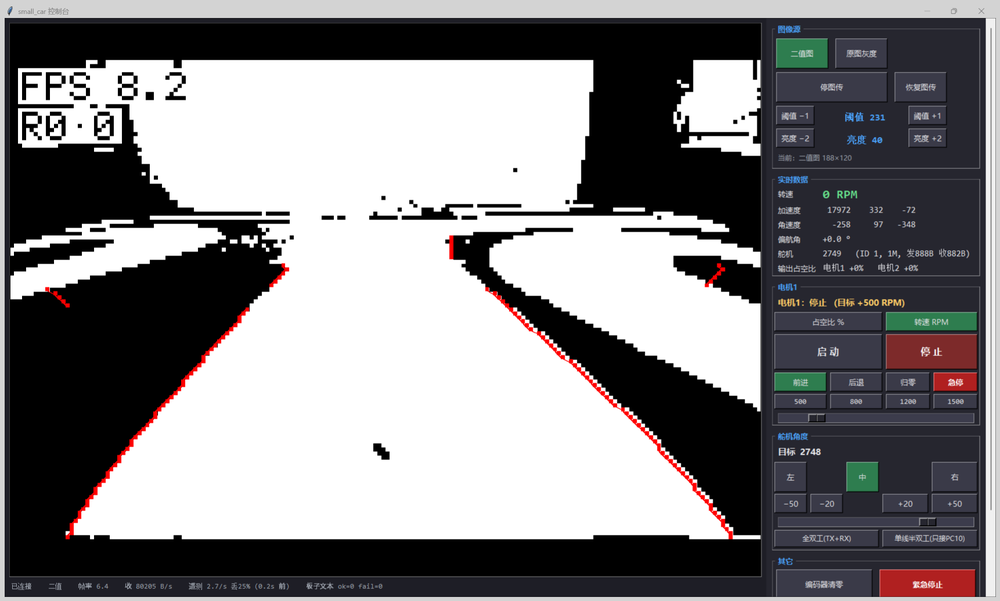
#> input picture tools/ui_t255.png, 1000 x 601 px, shrunk from 1723 x 1035 before the run, found by its file name
$ python edge_check.py
#> lines starting #> are read from the running program, lines starting #| are printed output that depends on the picture; after the words box and inside, x2 and y2 are one past the last pixel; in counts of white or black regions, pixels touching at a corner belong together
import sys
import numpy as np
from PIL import Image

p = r'C:\Users\SHUIGUI\Documents\small_car\tools\ui_t255.png'
im = Image.open(p).convert('RGB')
a = np.asarray(im).astype(np.int16)
H, W, _ = a.shape
#> H = 601; W = 1000

R, G, B = a[:, :, 0], a[:, :, 1], a[:, :, 2]
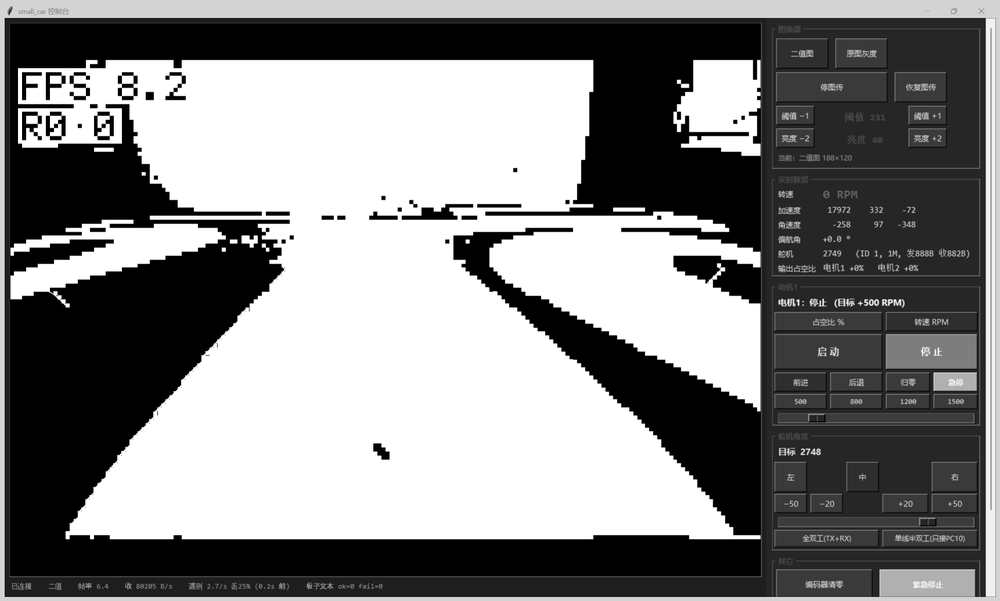
#> R: shape (601, 1000) int16; min 0, max 255, mean 130.3
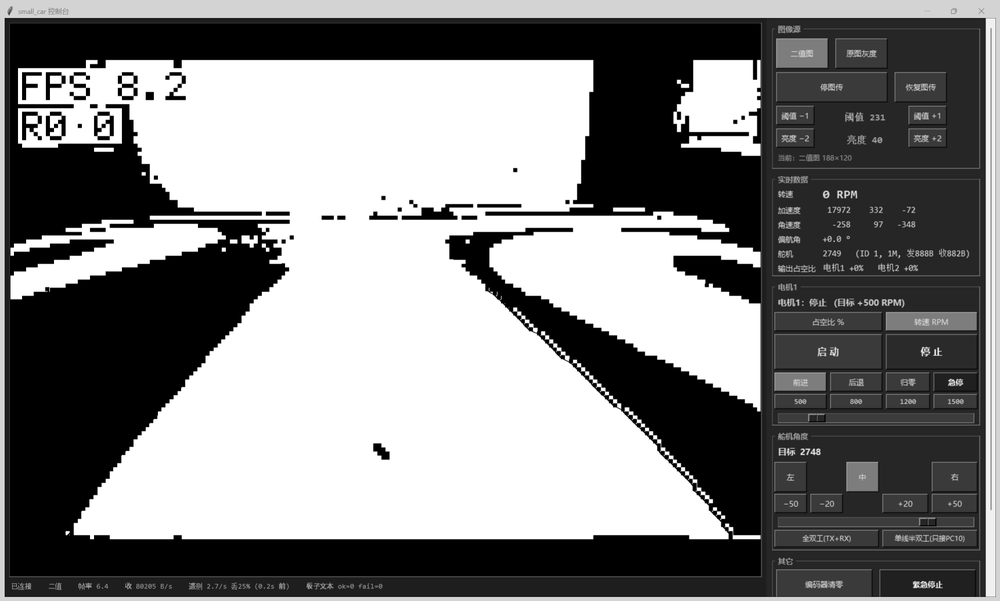
#> G: shape (601, 1000) int16; min 0, max 255, mean 128.7
red = (R > 140) & (G < 110) & (B < 110)
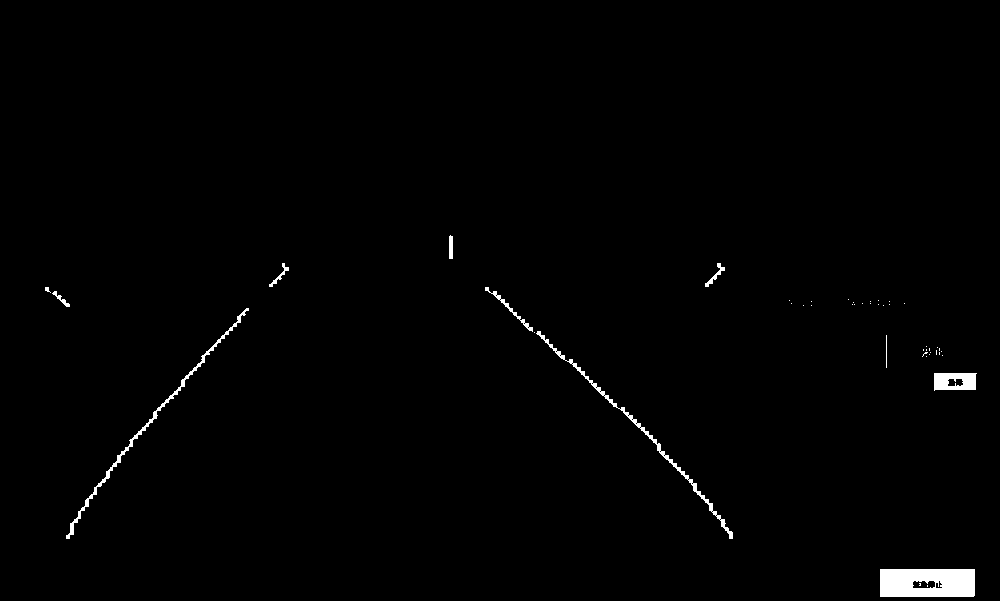
#> red: shape (601, 1000) bool; 0.96% white; 46 white regions (35 under 20 px), largest, box (x1, y1, x2, y2) and area: (880, 569, 975, 597) 2500, (536, 331, 733, 539) 973, (66, 308, 249, 539) 962

# 1) 找图像区：纯黑(0,0,0) 与 纯白(255,255,255) 组成的大矩形
pureblack = (R == 0) & (G == 0) & (B == 0)
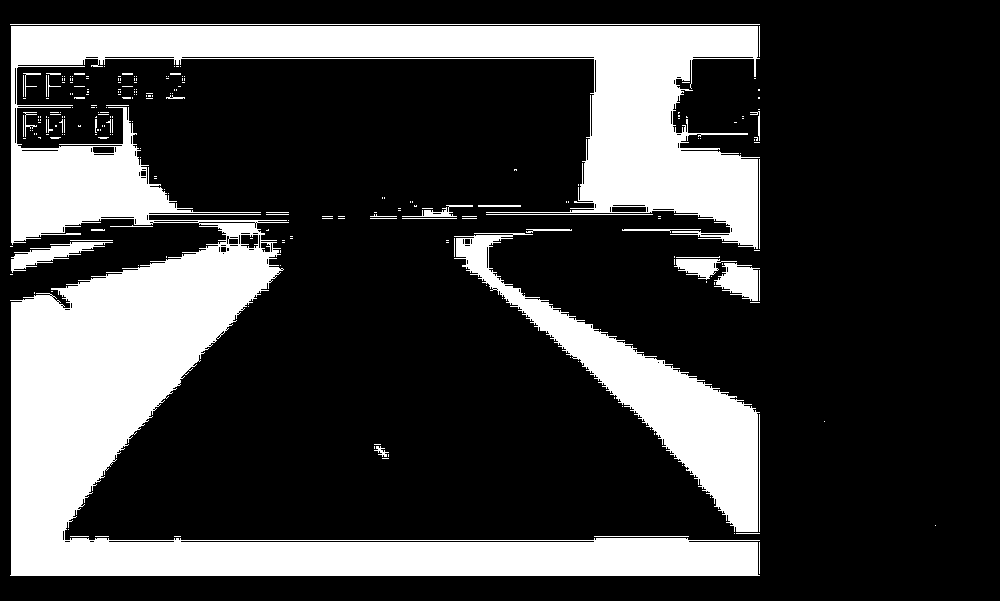
#> pureblack: shape (601, 1000) bool; 25.3% white; 252 white regions (207 under 20 px), largest, box (x1, y1, x2, y2) and area: (10, 26, 760, 576) 126493, (454, 233, 760, 532) 18980, (11, 242, 113, 273) 1124
purewhite = (R == 255) & (G == 255) & (B == 255)
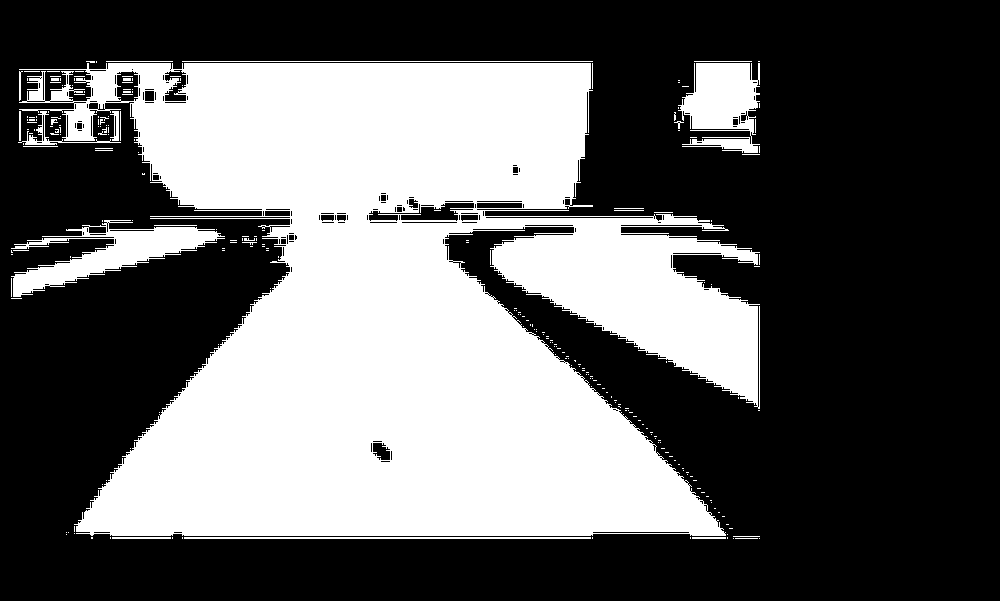
#> purewhite: shape (601, 1000) bool; 38.4% white; 249 white regions (223 under 20 px), largest, box (x1, y1, x2, y2) and area: (19, 63, 760, 536) 216909, (11, 220, 225, 297) 5743, (678, 63, 760, 153) 4915
content = pureblack | purewhite
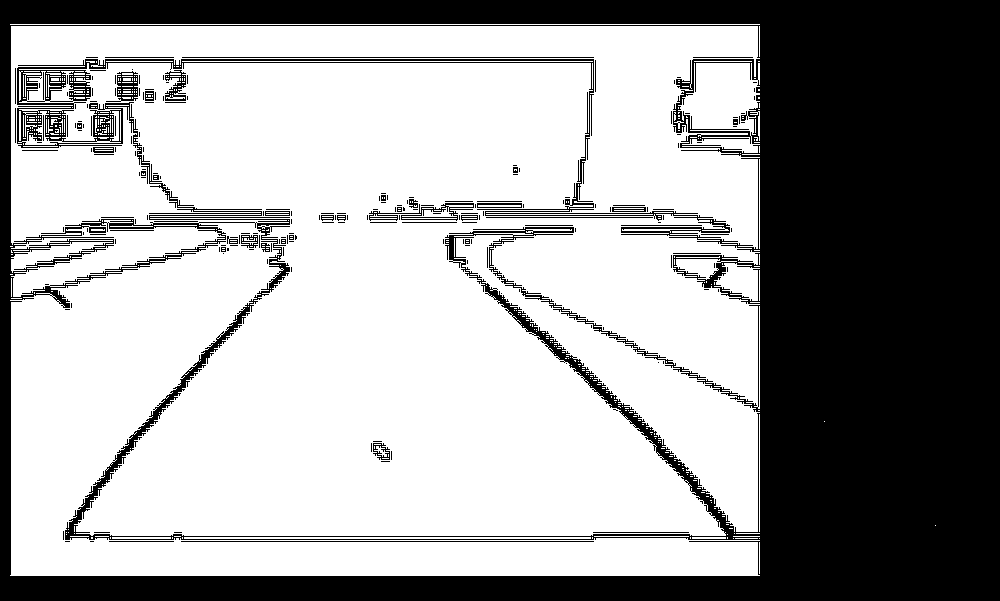
#> content: shape (601, 1000) bool; 63.7% white; 218 black regions (162 under 20 px), largest, box (x1, y1, x2, y2) and area: (0, 0, 1000, 601) 212445, (369, 203, 474, 221) 532, (181, 541, 594, 542) 413

# 逐行统计 content 的连续跨度，取最宽的那一段（=图传区域）
best = None
for y in range(H):
    xs = np.where(content[y])[0]
    if len(xs) < 100:
        continue
    x0, x1 = xs.min(), xs.max()
    span = x1 - x0
    if best is None or span > best[0]:
        best = (span, x0, x1, y)
#> this loop made 601 passes
#> (x0, x1, span, best) on passes 25, 422, 526: (10, 759, 749, (749, 10, 759, 24)), (11, 824, 813, (813, 11, 824, 421)), (11, 935, 924, (924, 11, 935, 525))
#> (x0, x1, span) on passes 27 to 32: (11, 759, 748), (11, 759, 748), (11, 759, 748), (11, 759, 748), (11, 759, 748), (11, 759, 748)
span, x0, x1, ytop = best
#> ytop = 525

# 找纵向范围：在该 x 范围内，content 覆盖的行
colslice = content[:, x0:x1 + 1]
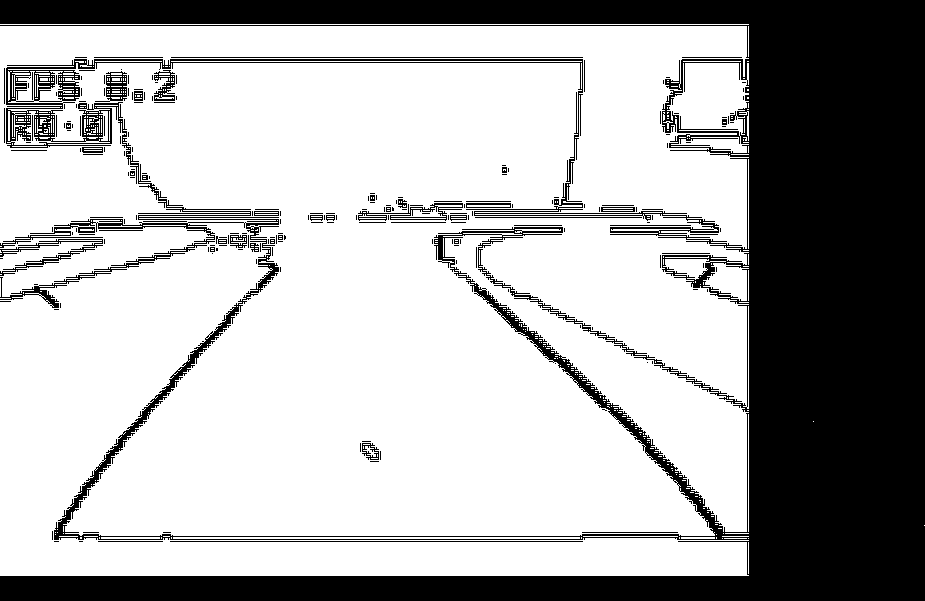
#> colslice: shape (601, 925) bool; 68.9% white; 221 black regions (164 under 20 px), largest, box (x1, y1, x2, y2) and area: (0, 0, 925, 601) 166669, (0, 239, 103, 276) 692, (358, 203, 463, 221) 532
rowcov = colslice.mean(axis=1)
#> rowcov = 601 values, max 0.81 at index 24, min 0 at index 0, mean 0.689
ys = np.where(rowcov > 0.5)[0]
#> ys = 539 values from 24 to 575
y0, y1 = ys.min(), ys.max()
#> y0 = 24; y1 = 575

print('图像区: x %d..%d  y %d..%d   (%dx%d)' % (x0, x1, y0, y1, x1 - x0 + 1, y1 - y0 + 1))
#| 图像区: x 11..935  y 24..575   (925x552)
CW, CH = 188, 120
sx = (x1 - x0 + 1) / CW
#> sx = 4.92
sy = (y1 - y0 + 1) / CH
#> sy = 4.6
print('每列 %.2f px, 每行 %.2f px' % (sx, sy))
#| 每列 4.92 px, 每行 4.60 px

# 2) 逐逻辑行：还原二值，取红点，比较
print('\nrow  left_red right_red   white_runs(起-止)          判定')
bad_l = bad_r = 0
for r in range(0, CH, 6):
    ys0 = int(y0 + r * sy)
    ys1 = int(y0 + (r + 1) * sy)
    row = a[ys0:ys1, x0:x1 + 1]
    rr = (row[:, :, 0] > 140) & (row[:, :, 1] < 110) & (row[:, :, 2] < 110)
    ww = row[:, :, 0] > 200      # 近白
    # 红点所在的逻辑列
    cols_red = np.where(rr.mean(axis=0) > 0.05)[0]
    left_red = right_red = None
    if len(cols_red):
        cl = [c / sx for c in cols_red]
        left_red, right_red = min(cl), max(cl)
    # 该行白像素的连续段（逻辑列）
    wcol = ww.mean(axis=0) > 0.5
    runs = []
    s = None
    for i, v in enumerate(wcol):
        if v and s is None:
            s = i
        elif (not v) and s is not None:
            runs.append((s / sx, (i - 1) / sx))
            s = None
    if s is not None:
        runs.append((s / sx, (len(wcol) - 1) / sx))
    runs = [(round(x, 1), round(y, 1)) for x, y in runs if (y - x) > 3]
    print('%3d  %8s %8s   %-28s' % (
        r,
        '%.1f' % left_red if left_red is not None else '-',
        '%.1f' % right_red if right_red is not None else '-',
        str(runs[:4])))
#> this loop made 20 passes
#> (ys0, ys1, cols_red, cl) on pass 9: (244, 249, [438, 439, 440, 441], [89.02, 89.22, 89.43, 89.63])
#> (ys0, ys1) on passes 10 to 15: (272, 277), (300, 304), (327, 332), (355, 359), (382, 387), (410, 414)
#|  48      89.0     89.6   [(0.6, 7.7), (19.3, 39.2), (53.5, 89.6), (98.2, 147.4)]
#|  54      54.3    144.1   [(0.6, 18.9), (54.7, 92.9), (99.0, 136.8)]
#|  60      10.0    181.5   [(49.4, 100.2), (109.5, 149.8)]
#|  66      43.7    107.5   [(44.3, 106.7), (120.1, 152.0)]
#|  72      38.6    186.0   [(38.8, 113.2), (131.5, 152.0)]
#|  78      34.3    187.8   [(34.6, 119.7), (142.7, 152.0)]
#|  84      28.9    125.4   [(29.9, 125.4)]
#|  90      24.0    131.1   [(24.4, 131.1)]
#> (further printed lines are left out)
print('\n红点总行数:', int(red.sum()))
#| 红点总行数: 5765
